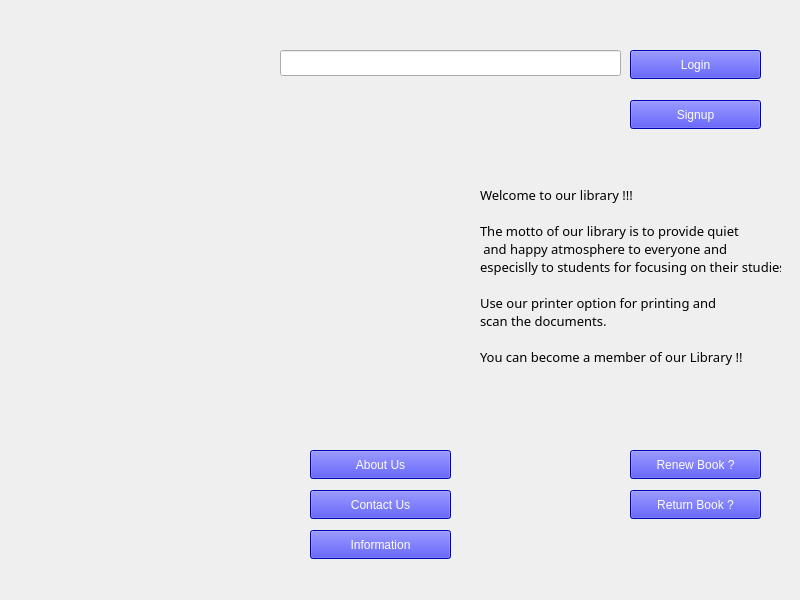
<?xml version="1.0" encoding="UTF-8"?>
<ui version="4.0">
 <class>Widget</class>
 <widget class="QWidget" name="Widget">
  <property name="geometry">
   <rect>
    <x>0</x>
    <y>0</y>
    <width>800</width>
    <height>600</height>
   </rect>
  </property>
  <property name="windowTitle">
   <string>Widget</string>
  </property>
  <widget class="QLabel" name="label_Facebook">
   <property name="geometry">
    <rect>
     <x>18</x>
     <y>520</y>
     <width>63</width>
     <height>51</height>
    </rect>
   </property>
   <property name="text">
    <string/>
   </property>
  </widget>
  <widget class="QPushButton" name="pushButton_RenewBook">
   <property name="geometry">
    <rect>
     <x>630</x>
     <y>450</y>
     <width>131</width>
     <height>29</height>
    </rect>
   </property>
   <property name="styleSheet">
    <string notr="true">background-color: blue;
color: white;</string>
   </property>
   <property name="text">
    <string>Renew Book ?</string>
   </property>
  </widget>
  <widget class="QLabel" name="label_Twitter">
   <property name="geometry">
    <rect>
     <x>228</x>
     <y>520</y>
     <width>63</width>
     <height>51</height>
    </rect>
   </property>
   <property name="text">
    <string/>
   </property>
  </widget>
  <widget class="QPushButton" name="pushButton_Signup">
   <property name="enabled">
    <bool>true</bool>
   </property>
   <property name="geometry">
    <rect>
     <x>630</x>
     <y>100</y>
     <width>131</width>
     <height>29</height>
    </rect>
   </property>
   <property name="statusTip">
    <string/>
   </property>
   <property name="styleSheet">
    <string notr="true">background-color: blue;
color: white;</string>
   </property>
   <property name="text">
    <string>Signup</string>
   </property>
  </widget>
  <widget class="QLabel" name="label_Youtube">
   <property name="geometry">
    <rect>
     <x>158</x>
     <y>519</y>
     <width>63</width>
     <height>51</height>
    </rect>
   </property>
   <property name="text">
    <string/>
   </property>
  </widget>
  <widget class="QPushButton" name="pushButton_ReturnBook">
   <property name="geometry">
    <rect>
     <x>630</x>
     <y>490</y>
     <width>131</width>
     <height>29</height>
    </rect>
   </property>
   <property name="styleSheet">
    <string notr="true">background-color: blue;
color: white;</string>
   </property>
   <property name="text">
    <string>Return Book ?</string>
   </property>
  </widget>
  <widget class="QLabel" name="label_Logo">
   <property name="geometry">
    <rect>
     <x>10</x>
     <y>20</y>
     <width>261</width>
     <height>71</height>
    </rect>
   </property>
   <property name="text">
    <string/>
   </property>
  </widget>
  <widget class="QLineEdit" name="lineEdit_SearchBar">
   <property name="geometry">
    <rect>
     <x>280</x>
     <y>50</y>
     <width>341</width>
     <height>26</height>
    </rect>
   </property>
  </widget>
  <widget class="QPushButton" name="pushButton_Infomation">
   <property name="geometry">
    <rect>
     <x>310</x>
     <y>530</y>
     <width>141</width>
     <height>29</height>
    </rect>
   </property>
   <property name="styleSheet">
    <string notr="true">background-color: blue;
color: white;</string>
   </property>
   <property name="text">
    <string>Information</string>
   </property>
  </widget>
  <widget class="QPushButton" name="pushButton_Contact">
   <property name="geometry">
    <rect>
     <x>310</x>
     <y>490</y>
     <width>141</width>
     <height>29</height>
    </rect>
   </property>
   <property name="styleSheet">
    <string notr="true">background-color: blue;
color: white;</string>
   </property>
   <property name="text">
    <string>Contact Us</string>
   </property>
  </widget>
  <widget class="QLabel" name="label_Instagram">
   <property name="geometry">
    <rect>
     <x>88</x>
     <y>520</y>
     <width>63</width>
     <height>51</height>
    </rect>
   </property>
   <property name="text">
    <string/>
   </property>
  </widget>
  <widget class="QLabel" name="label_LibraryPic">
   <property name="geometry">
    <rect>
     <x>18</x>
     <y>170</y>
     <width>450</width>
     <height>230</height>
    </rect>
   </property>
   <property name="text">
    <string/>
   </property>
  </widget>
  <widget class="QPushButton" name="pushButton_Login">
   <property name="geometry">
    <rect>
     <x>630</x>
     <y>50</y>
     <width>131</width>
     <height>29</height>
    </rect>
   </property>
   <property name="styleSheet">
    <string notr="true">QPushButton{
qproperty-icon: url(:/user.png);
qproperty-iconSize: 26px 26px;
text-align: center;
color: white;
background-color: blue;
}</string>
   </property>
   <property name="text">
    <string>Login</string>
   </property>
  </widget>
  <widget class="QPushButton" name="pushButton_AboutUs">
   <property name="geometry">
    <rect>
     <x>310</x>
     <y>450</y>
     <width>141</width>
     <height>29</height>
    </rect>
   </property>
   <property name="styleSheet">
    <string notr="true">background-color: blue;
color: white;</string>
   </property>
   <property name="text">
    <string>About Us</string>
   </property>
  </widget>
  <widget class="QLabel" name="label">
   <property name="geometry">
    <rect>
     <x>480</x>
     <y>140</y>
     <width>301</width>
     <height>271</height>
    </rect>
   </property>
   <property name="font">
    <font>
     <family>High Tower Text</family>
     <pointsize>10</pointsize>
    </font>
   </property>
   <property name="text">
    <string>Welcome to our library !!!

The motto of our library is to provide quiet
 and happy atmosphere to everyone and
especislly to students for focusing on their studies.

Use our printer option for printing and
scan the documents.

You can become a member of our Library !!</string>
   </property>
  </widget>
 </widget>
 <resources/>
 <connections/>
</ui>
